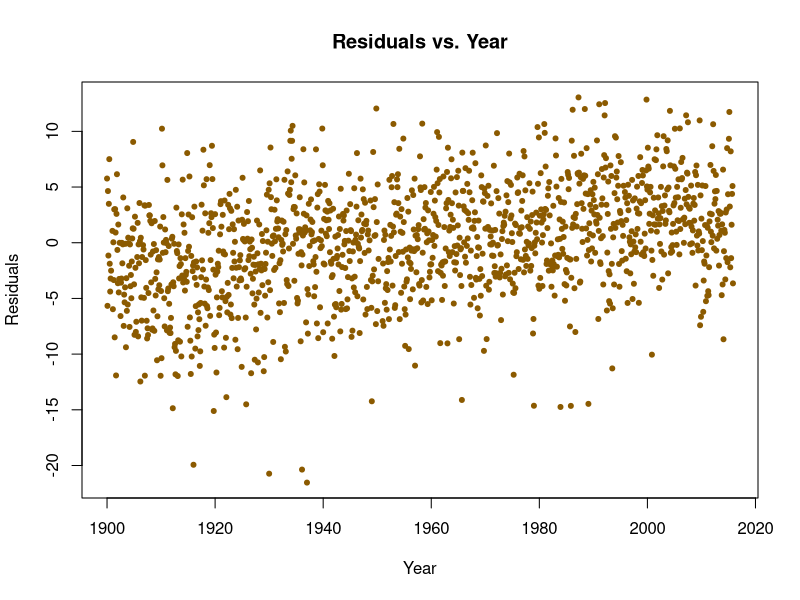
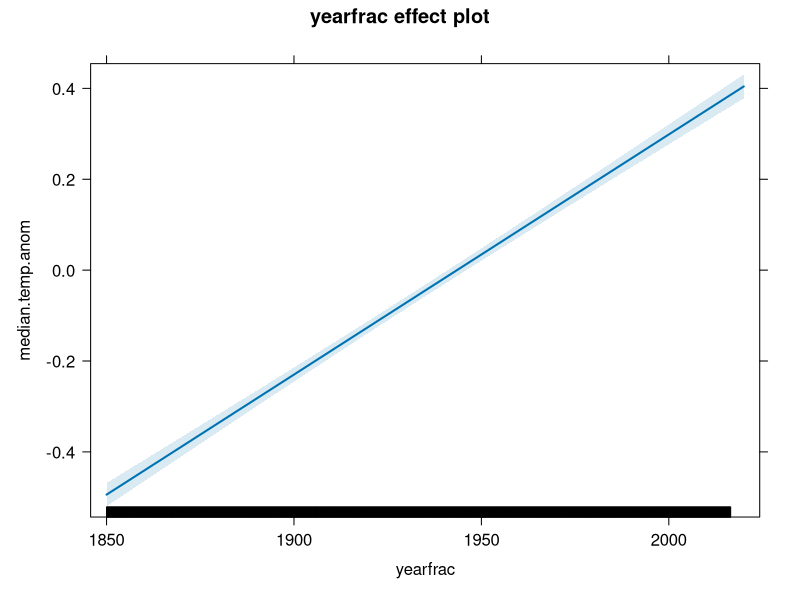
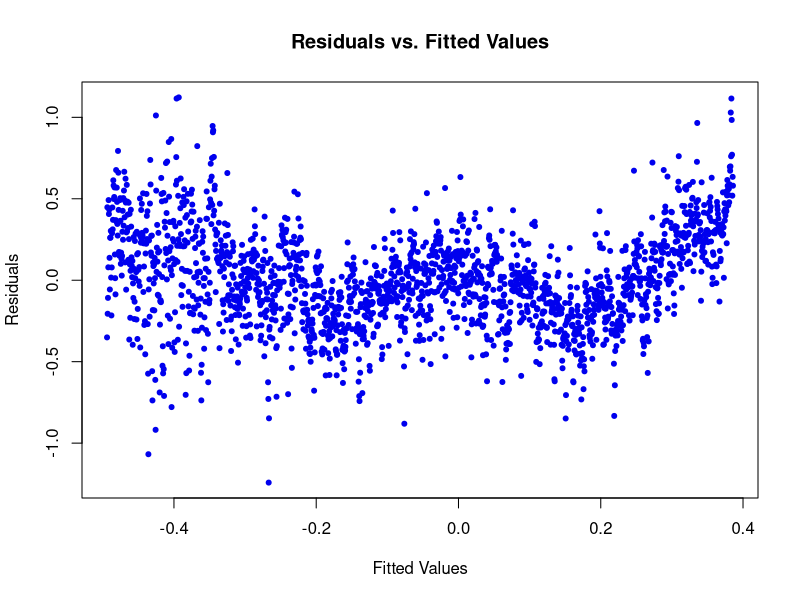

Reproduce these figures in R, in order.
## ---- chunk 1
knitr::opts_chunk$set(echo = TRUE)
## ---- chunk 2
weather = read.csv("rawbozemandata.csv", header = TRUE)

weather$YEAR = substr(as.character(weather$DATE), 0,nchar(weather$DATE)-2)
weather$MONTH = as.factor(substr(as.character(weather$DATE),5,nchar(weather$DATE)))
weather$year = (floor(weather$DATE/100))
weather$Month<-round((weather$DATE/100-weather$year)*100,1)
weather$Yearfrac<-weather$year+(weather$Month-1)/12 #makes it an integer variable
#fit the linear model
lm.weather = lm(MMXT ~ MONTH, data = weather)
#lm.weather$residuals
plot(weather$Yearfrac, lm.weather$residuals, pch = 20, col = "orange4",
     main = "Residuals vs. Year", xlab = "Year", ylab = "Residuals")
## ---- chunk 3
lm.seasoned <- lm(MMXT ~ Yearfrac + MONTH, data = weather)
lm.deseasoned <- lm(lm.weather$residuals ~ Yearfrac, data = weather)
summary(lm.seasoned)
summary(lm.deseasoned)
## ---- chunk 4
hadcrut <- read.table('HadCRUT.4.4.0.0.monthly_nh.txt',
                      col.names = c('Date', 'median.temp.anom',
                                    'bias.l95', 'bias.u95',
                                    'meas.l95', 'meas.u95',
                                    'coverage.l95', 'coverage.u95',
                                    'error.l95', 'error.u95',
                                    'l95', 'u95'))
hadcrut.ts <- ts(hadcrut$median.temp.anom, start = 1850, frequency = 12)
## ---- chunk 5
hadcrut$yearfrac <- time(hadcrut.ts)
had.lm1 <- lm(median.temp.anom ~ yearfrac, data = hadcrut)
summary(had.lm1)

require(effects)
plot(allEffects(had.lm1))
## ---- chunk 6
plot(had.lm1$fitted.values, had.lm1$residuals, pch = 20, col = "blue2", main = "Residuals vs. Fitted Values", xlab = "Fitted Values", ylab = "Residuals")


## ---- chunk 7
for (i in 1:10){
had.lm.poly = lm(median.temp.anom ~ poly(yearfrac,i,raw = TRUE), data = hadcrut)
print(summary(had.lm.poly))
}
## ---- chunk 8

## ---- chunk 9

## ---- chunk 10
sessionInfo()$R.version$nickname
getRversion()
